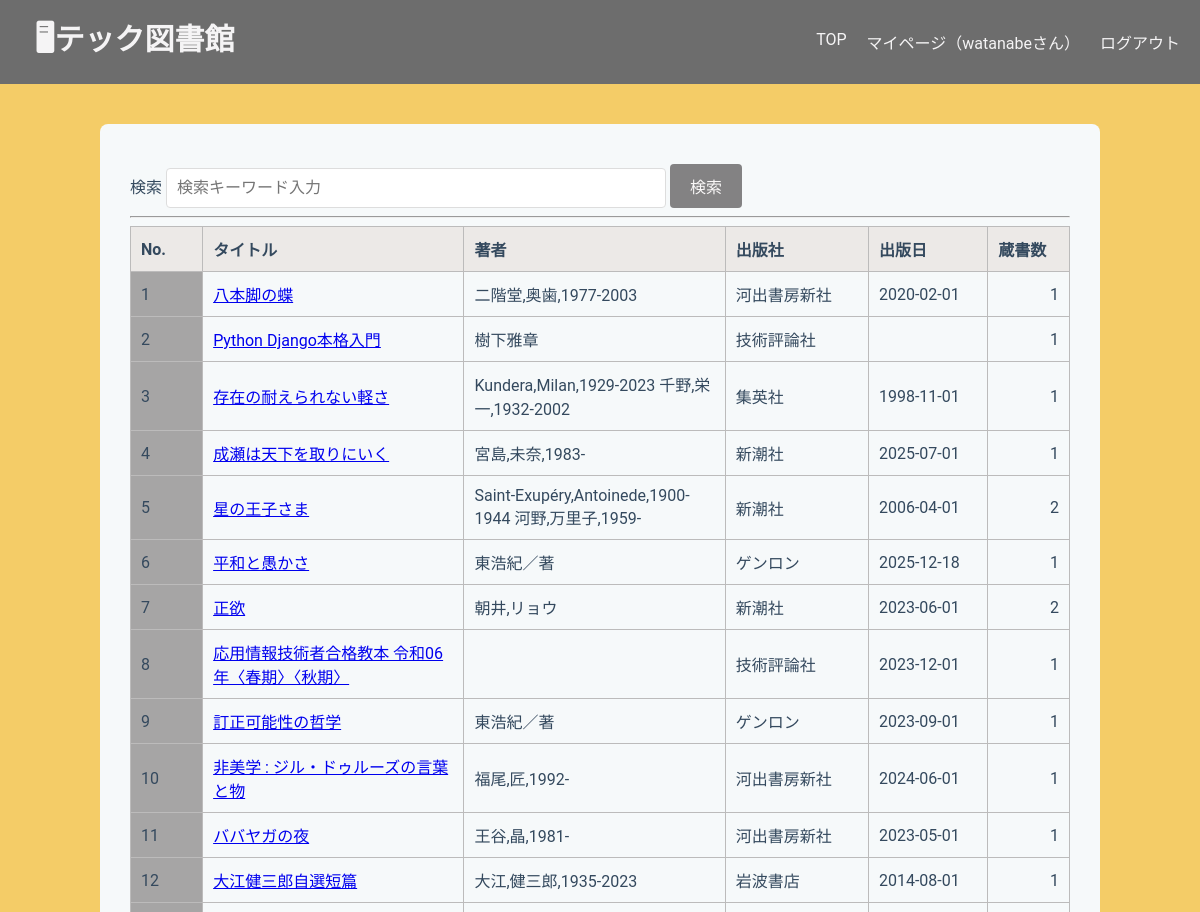
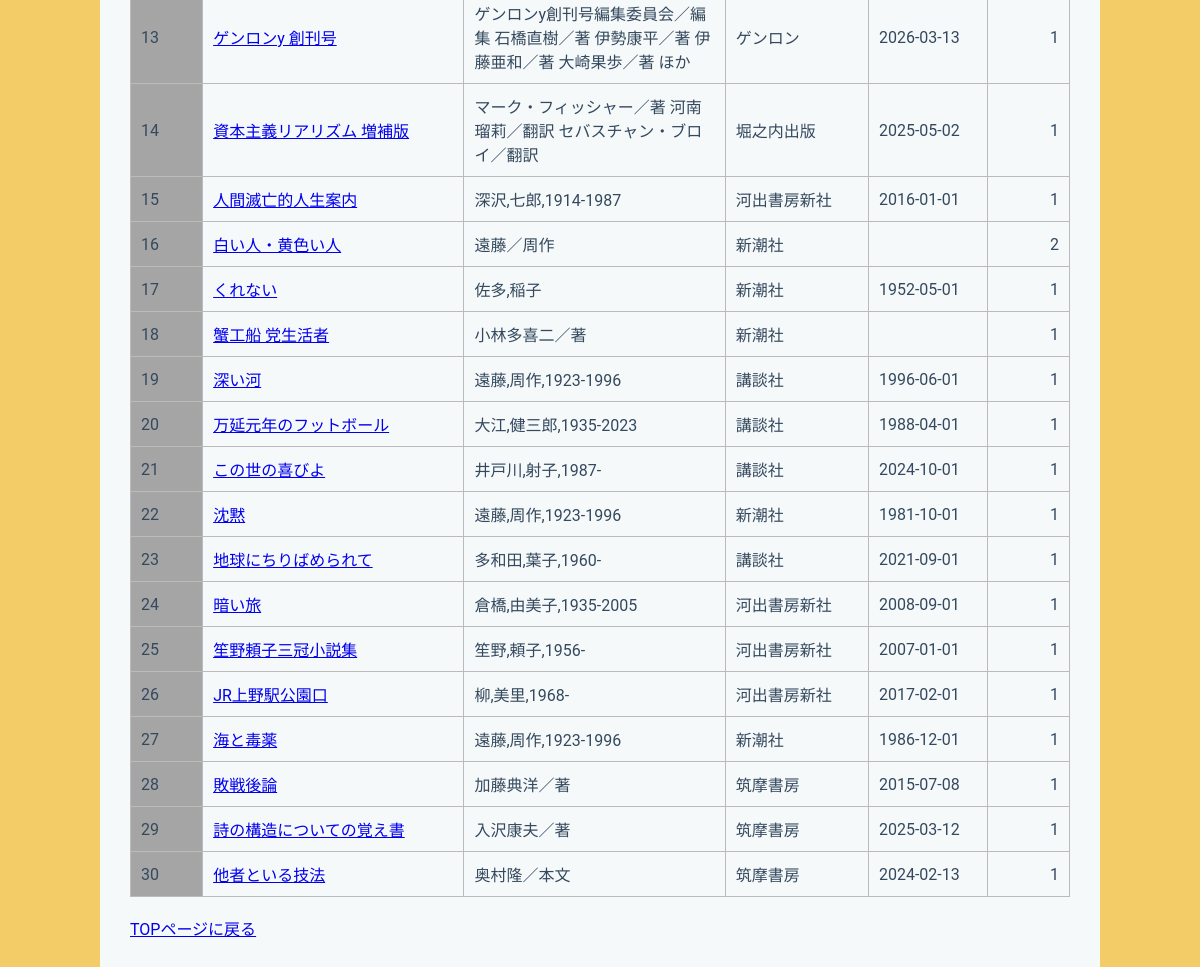
Page /library/search/results/ (signed in) on the committed database (2 pictures, top to bottom).
### libraryapp/models.py (models this page shows, shortened)
class Book(models.Model):
    isbn = models.CharField(
        max_length=17,
        help_text='ISBN-10 または ISBN-13（ハイフン可）',
        verbose_name='ISBN',
        unique=True,
    )
    title = models.CharField(max_length=200, blank=True)
    author = models.CharField(max_length=200, null=True, blank=True)
    publisher = models.CharField(max_length=200, null=True, blank=True)
    publication_date = models.DateField(null=True, blank=True)
    description = models.TextField(null=True, blank=True)
    cover_url = models.URLField(null=True, blank=True)
    edition_number = models.IntegerField(default=1)
    @property
    def stock_count(self):
        return self.stocks.count()

### libraryapp/views.py (the view)
# urls.py: path('search/results/', views.SearchResultsView.as_view(), name='search_results'),
class SearchResultsView(LoginRequiredMixin, ListView):
    model = Book
    template_name = "libraryapp/search_results.html"
    context_object_name = "book_list"
    paginate_by = 30
    def get_queryset(self):
        queryset = super().get_queryset()
        query = self.request.GET.get('q', '')
        return queryset.filter(
                Q(title__icontains=query) |
                Q(author__icontains=query) |
                Q(publisher__icontains=query)
        )

### templates/libraryapp/search_results.html (shortened to what this page needs)
{% extends "libraryapp/base.html" %}
{% block content %}
<form method="get" action="{% url 'search_results' %}">
    <label for="title">検索</label>
    <input type="text" name="q" placeholder="検索キーワード入力"
        value="{{ request.GET.q|default_if_none:''}}">
    <button type="submit">検索</button>
</form>
<hr>
<table border="1">
    <tr>
        <th class="number-header">No.</th>
        <th class="title">タイトル</th>
        <th class="author">著者</th>
        <th class="publisher">出版社</th>
        <th class="date">出版日</th>
        <th class="stock_count">蔵書数</th>
    </tr>
    {% for book in book_list %}
    <tr>
        <td class="number">
            {{ forloop.counter }}
        </td>
        <td>
            <a href="{% url 'book_detail' book.id %}?{{ request.GET.urlencode }}">
                {{ book.title }}
            </a>
        </td>
        <td>{{ book.author }}</td>
        <td>{{ book.publisher }}</td>
        <td>{{ book.publication_date|date:"Y-m-d" }}</td>
        <td class="stock_count_td">{{ book.stock_count }}</td>
    </tr>
    {% empty %}
    <tr>
        <td colspan="6">該当する本がありません。</td>
    </tr>
    {% endfor %}
</table>
<br>
<a href="{% url 'home' %}">TOPページに戻る</a>
{% endblock content %}

### templates/libraryapp/base.html (shortened to what this page needs)
<!DOCTYPE html>
<html lang="ja">
<head>
    {% load static %}
    <link rel="stylesheet" href="{% static 'libraryapp/base.css' %}">
</head>
<body>
    <header class="header">
        <h1>
            <a href="{% url 'home' %}">
                <strong>🖥テック図書館</strong>
            </a>
        </h1>
        <nav>
            <a href="{% url 'home' %}">TOP</a>
            <a href="{% url 'mypage' %}">マイページ（{{ user.username }}さん）</a>
            <form method="post" action="{% url 'logout' %}" class="logout-form">
                <button type="submit" class="logout-link">ログアウト</button>
            </form>
        </nav>
    </header>
    <main class="container">
        {% block content %}{% endblock %}
    </main>
</body>
</html>

### static/libraryapp/base.css (style rules this page uses)
body { font-family: 'Roboto', 'Segoe UI', Tahoma, Geneva, Verdana, sans-serif; background-color: #f4cc67; color: #34495e; margin: 0; }
.header { display: flex; background-color: #6d6d6d; justify-content: space-between; align-items: center; }
.header h1 { color: #f5f4f5; margin: 15px; width: auto; padding-left: 20px; font-size: 30px; }
.header h1 a { color: #f5f4f5; text-decoration: none; }
.header nav { color: #f5f4f5; display: flex; gap: 20px; width: auto; padding-right: 20px; margin: 0; }
.header nav a { color: #f5f4f5; text-decoration: none; }
.container { background-color: #f6f9fa; padding: 40px 30px; border-radius: 8px; max-width: 1000px; width: 100%; box-sizing: border-box; margin: 40px auto; }
form input[type="text"] { width: 500px; padding: 10px; border: 1px solid #ddd; border-radius: 4px; font-size: 16px; box-sizing: border-box; }
form button { white-space: nowrap; background-color: #717071dc; color: #faf8f8; padding: 10px 20px; border: none; border-radius: 4px; cursor: pointer; font-size: 16px; font-weight: 500; }
table { border-collapse: collapse; width: 100%; }
th { width: 100px; text-align: left; padding: 10px; background-color: #ece9e7; border: 1px solid #bcbbbb; }
td { text-align: left; vertical-align: middle; padding: 10px; border: 1px solid #bcbbbb; }
th:first-child, td:first-child { text-align: left; }
.logout-form { display: inline; }
.logout-form button { background: none; border: none; padding: 0; color: inherit; font: inherit; cursor: pointer; }
.number-header { width: 40px; }
.title { width: 200px; }
.author { width: 200px; }
.date { width: 80px; white-space: nowrap; }
.stock_count { width: 40px; white-space: nowrap; }
.stock_count_td { text-align: right; }
.number { background-color: #a6a5a5; }

### rows in the picture
Book: title "八本脚の蝶", author "二階堂,奥歯,1977-2003", publisher "河出書房新社", publication_date "2020-02-01", stock_count "1"
Book: title "Python Django本格入門", author "樹下雅章", publisher "技術評論社", stock_count "1"
Book: title "存在の耐えられない軽さ", author "Kundera,Milan,1929-2023 千野,栄一,1932-2002", publisher "集英社", publication_date "1998-11-01", stock_count "1"
Book: title "成瀬は天下を取りにいく", author "宮島,未奈,1983-", publisher "新潮社", publication_date "2025-07-01", stock_count "1"
Book: title "星の王子さま", author "Saint-Exupéry,Antoinede,1900-1944 河野,万里子,1959-", publisher "新潮社", publication_date "2006-04-01", stock_count "2"
Book: title "平和と愚かさ", author "東浩紀／著", publisher "ゲンロン", publication_date "2025-12-18", stock_count "1"
Book: title "正欲", author "朝井,リョウ", publisher "新潮社", publication_date "2023-06-01", stock_count "2"
Book: title "応用情報技術者合格教本 令和06年〈春期〉〈秋期〉", publisher "技術評論社", publication_date "2023-12-01", stock_count "1"
Book: title "訂正可能性の哲学", author "東浩紀／著", publisher "ゲンロン", publication_date "2023-09-01", stock_count "1"
Book: title "非美学 : ジル・ドゥルーズの言葉と物", author "福尾,匠,1992-", publisher "河出書房新社", publication_date "2024-06-01", stock_count "1"
Book: title "ババヤガの夜", author "王谷,晶,1981-", publisher "河出書房新社", publication_date "2023-05-01", stock_count "1"
Book: title "大江健三郎自選短篇", author "大江,健三郎,1935-2023", publisher "岩波書店", publication_date "2014-08-01", stock_count "1"
Book: title "ゲンロンy 創刊号", author "ゲンロンy創刊号編集委員会／編集 石橋直樹／著 伊勢康平／著 伊藤亜和／著 大崎果歩／著 ほか", publisher "ゲンロン", publication_date "2026-03-13", stock_count "1"
Book: title "資本主義リアリズム 増補版", author "マーク・フィッシャー／著 河南瑠莉／翻訳 セバスチャン・ブロイ／翻訳", publisher "堀之内出版", publication_date "2025-05-02", stock_count "1"
Book: title "人間滅亡的人生案内", author "深沢,七郎,1914-1987", publisher "河出書房新社", publication_date "2016-01-01", stock_count "1"
Book: title "白い人・黄色い人", author "遠藤／周作", publisher "新潮社", stock_count "2"
Book: title "くれない", author "佐多,稲子", publisher "新潮社", publication_date "1952-05-01", stock_count "1"
Book: title "蟹工船 党生活者", author "小林多喜二／著", publisher "新潮社", stock_count "1"
Book: title "深い河", author "遠藤,周作,1923-1996", publisher "講談社", publication_date "1996-06-01", stock_count "1"
Book: title "万延元年のフットボール", author "大江,健三郎,1935-2023", publisher "講談社", publication_date "1988-04-01", stock_count "1"
Book: title "この世の喜びよ", author "井戸川,射子,1987-", publisher "講談社", publication_date "2024-10-01", stock_count "1"
Book: title "沈黙", author "遠藤,周作,1923-1996", publisher "新潮社", publication_date "1981-10-01", stock_count "1"
Book: title "地球にちりばめられて", author "多和田,葉子,1960-", publisher "講談社", publication_date "2021-09-01", stock_count "1"
Book: title "暗い旅", author "倉橋,由美子,1935-2005", publisher "河出書房新社", publication_date "2008-09-01", stock_count "1"
Book: title "笙野頼子三冠小説集", author "笙野,頼子,1956-", publisher "河出書房新社", publication_date "2007-01-01", stock_count "1"
Book: title "JR上野駅公園口", author "柳,美里,1968-", publisher "河出書房新社", publication_date "2017-02-01", stock_count "1"
Book: title "海と毒薬", author "遠藤,周作,1923-1996", publisher "新潮社", publication_date "1986-12-01", stock_count "1"
Book: title "敗戦後論", author "加藤典洋／著", publisher "筑摩書房", publication_date "2015-07-08", stock_count "1"
Book: title "詩の構造についての覚え書", author "入沢康夫／著", publisher "筑摩書房", publication_date "2025-03-12", stock_count "1"
Book: title "他者といる技法", author "奥村隆／本文", publisher "筑摩書房", publication_date "2024-02-13", stock_count "1"

### other values in the picture
{{ user.username }} "watanabe"
